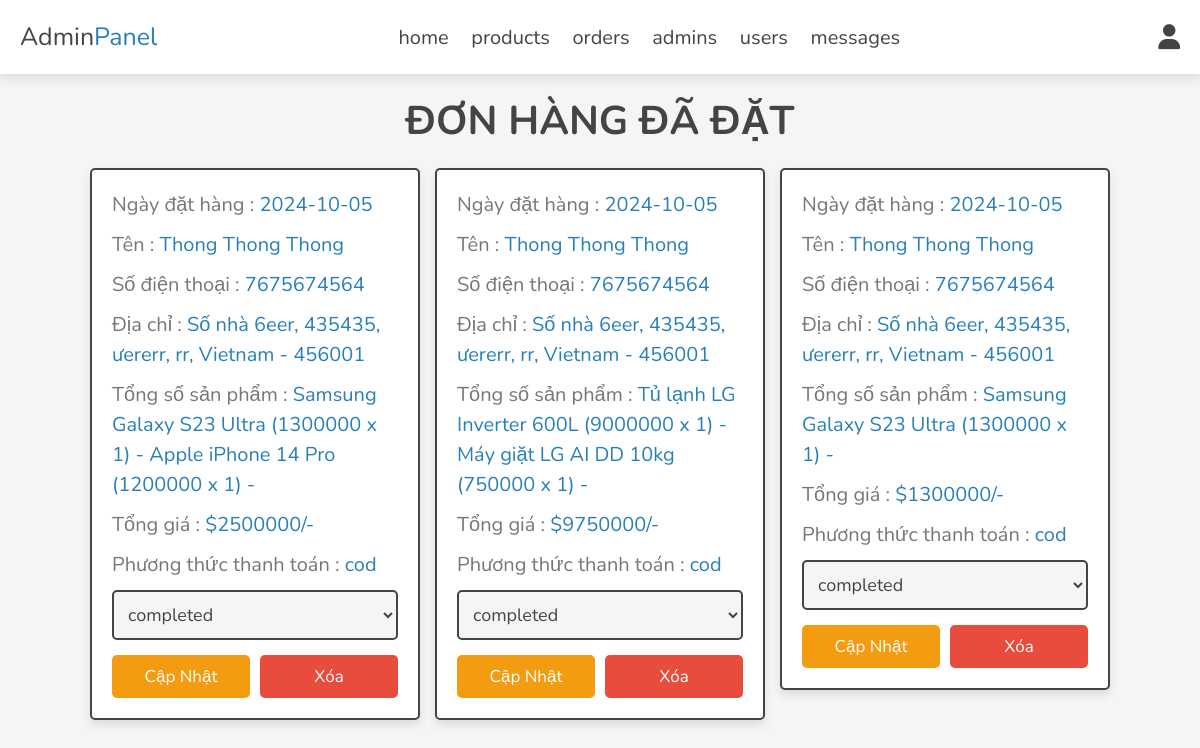
/admin/placed_orders.php (signed in), run on the app's committed database.
### tables this page shows
CREATE TABLE `orders` (
  `id` int(100) NOT NULL,
  `user_id` int(100) NOT NULL,
  `name` varchar(20) NOT NULL,
  `number` varchar(10) NOT NULL,
  `email` varchar(50) NOT NULL,
  `method` varchar(50) NOT NULL,
  `address` varchar(500) NOT NULL,
  `total_products` varchar(1000) NOT NULL,
  `total_price` int(100) NOT NULL,
  `placed_on` date NOT NULL DEFAULT current_timestamp(),
  `payment_status` varchar(20) NOT NULL DEFAULT 'pending',
  `transId` varchar(100) DEFAULT NULL
);

### admin/placed_orders.php (the view, shortened to what this page needs)
<?php
include '../components/connect.php';
?>
<!DOCTYPE html>
<html lang="vi">
<head>
   <link rel="stylesheet" href="https://cdnjs.cloudflare.com/ajax/libs/font-awesome/6.1.1/css/all.min.css">
   <link rel="stylesheet" href="../css/admin_style.css">
</head>
<body>
<?php include '../components/admin_header.php'; ?>
<section class="orders">
<h1 class="heading">Đơn Hàng Đã Đặt</h1>
<div class="box-container">
   <?php
      $select_orders = $conn->prepare("SELECT * FROM `orders`");
      $select_orders->execute();
      if($select_orders->rowCount() > 0){
         while($fetch_orders = $select_orders->fetch(PDO::FETCH_ASSOC)){
   ?>
   <div class="box">
      <p> Ngày đặt hàng : <span><?= $fetch_orders['placed_on']; ?></span> </p>
      <p> Tên : <span><?= $fetch_orders['name']; ?></span> </p>
      <p> Số điện thoại : <span><?= $fetch_orders['number']; ?></span> </p>
      <p> Địa chỉ : <span><?= $fetch_orders['address']; ?></span> </p>
      <p> Tổng số sản phẩm : <span><?= $fetch_orders['total_products']; ?></span> </p>
      <p> Tổng giá : <span>$<?= $fetch_orders['total_price']; ?>/-</span> </p>
      <p> Phương thức thanh toán : <span><?= $fetch_orders['method']; ?></span> </p>
      <form action="" method="post">
         <select name="payment_status" class="select">
            <option selected disabled><?= $fetch_orders['payment_status']; ?></option>
         </select>
         <div class="flex-btn">
            <input type="submit" value="Cập nhật" class="option-btn" name="update_payment">
            <a href="placed_orders.php?delete=<?= $fetch_orders['id']; ?>" class="delete-btn" onclick="return confirm('Bạn có chắc chắn muốn xóa đơn hàng này không?');">Xóa</a>
         </div>
      </form>
   </div>
   <?php
         }
      }else{
         echo '<p class="empty">Chưa có đơn hàng nào được đặt!</p>';
      }
   ?>
</div>
</section>
</body>
</html>

### css/admin_style.css (style rules this page uses)
:root { --main-color:#2980b9; --orange:#f39c12; --red:#e74c3c; --black:#444; --white:#fff; --light-color:#777; --light-bg:#f5f5f5; --border:.2rem solid var(--black); --box-shadow:0 .5rem 1rem rgba(0,0,0,.1); }
* { font-family: 'Nunito', sans-serif; margin:0; padding:0; box-sizing: border-box; outline: none; border:none; text-decoration: none; }
html { font-size: 62.5%; overflow-x: hidden; }
body { background-color: var(--light-bg); }
section { padding:2rem; max-width: 1200px; margin:0 auto; }
.heading { font-size: 4rem; color:var(--black); margin-bottom: 2rem; text-align: center; text-transform: uppercase; }
.btn, .delete-btn, .option-btn { display: block; width: 100%; margin-top: 1rem; border-radius: .5rem; padding:1rem 3rem; font-size: 1.7rem; text-transform: capitalize; color:var(--white); cursor: pointer; text-align: center; }
.option-btn { background-color: var(--orange); }
.delete-btn { background-color: var(--red); }
.flex-btn { display: flex; gap:1rem; }
.orders .box-container { display: grid; grid-template-columns: repeat(auto-fit, 33rem); gap:1.5rem; align-items: flex-start; justify-content: center; }
.orders .box-container .box { padding:2rem; padding-top: 1rem; border-radius: .5rem; border:var(--border); background-color: var(--white); box-shadow: var(--box-shadow); }
.orders .box-container .box p { line-height: 1.5; font-size: 2rem; color:var(--light-color); margin:1rem 0; }
.orders .box-container .box p span { color:var(--main-color); }
.orders .box-container .select { margin-bottom: .5rem; width: 100%; background-color: var(--light-bg); padding:1rem; font-size: 1.8rem; color:var(--black); border-radius: .5rem; border:var(--border); }

### data on the page
orders: placed_on "2024-10-05", name "Thong Thong Thong", number "7675674564", address "Số nhà 6eer, 435435, ưererr, rr, Vietnam - 456001", total_products "Samsung Galaxy S23 Ultra (1300000 x 1) - Apple iPhone 14 Pro (1200000 x 1) -", total_price "2500000", method "cod", payment_status "completed"
orders: placed_on "2024-10-05", name "Thong Thong Thong", number "7675674564", address "Số nhà 6eer, 435435, ưererr, rr, Vietnam - 456001", total_products "Tủ lạnh LG Inverter 600L (9000000 x 1) - Máy giặt LG AI DD 10kg (750000 x 1) -", total_price "9750000", method "cod", payment_status "completed"
orders: placed_on "2024-10-05", name "Thong Thong Thong", number "7675674564", address "Số nhà 6eer, 435435, ưererr, rr, Vietnam - 456001", total_products "Samsung Galaxy S23 Ultra (1300000 x 1) -", total_price "1300000", method "cod", payment_status "completed"
